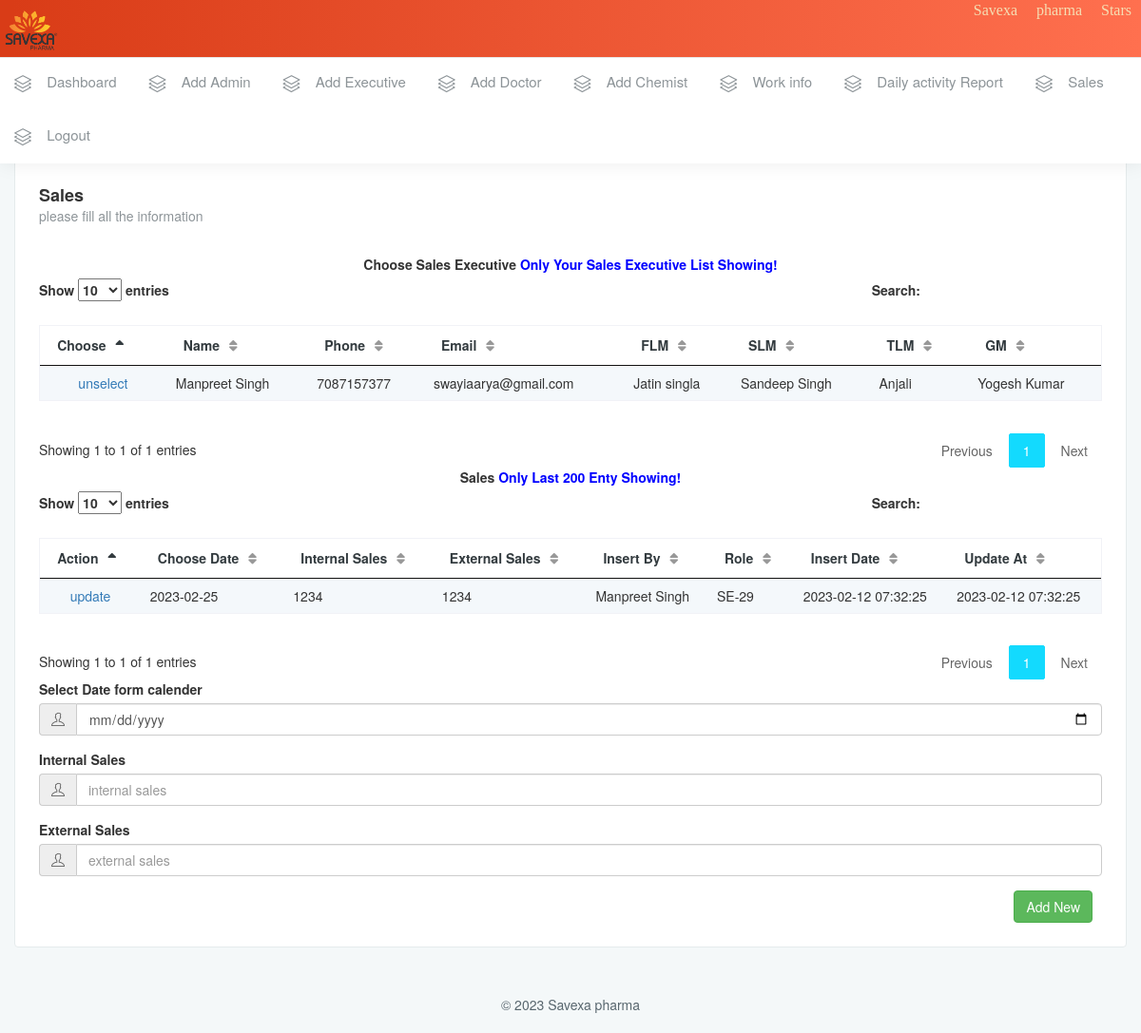
Screenshot of /sales.php?eid=29 (signed in) with the database file from the repository.
### tables this page shows
CREATE TABLE `sale_executive` (
  `eid` int(11) NOT NULL,
  `name` varchar(255) DEFAULT NULL,
  `phone` varchar(12) NOT NULL,
  `email` varchar(255) NOT NULL,
  `password` varchar(255) DEFAULT NULL,
  `status` varchar(255) DEFAULT NULL,
  `state` varchar(255) DEFAULT NULL,
  `city` varchar(255) DEFAULT NULL,
  `tlm` varchar(255) NOT NULL,
  `gm` varchar(255) DEFAULT NULL,
  `flm` varchar(255) DEFAULT NULL,
  `slm` varchar(255) DEFAULT NULL,
  `tariff_kms` varchar(255) DEFAULT NULL,
  `day_care` varchar(255) DEFAULT NULL,
  `entry_date` timestamp NOT NULL DEFAULT current_timestamp()
);

CREATE TABLE `sales` (
  `id` int(11) NOT NULL,
  `eid` varchar(255) DEFAULT NULL,
  `choosed_date` varchar(255) DEFAULT NULL,
  `internal_sales` varchar(255) DEFAULT NULL,
  `external_sales` varchar(255) DEFAULT NULL,
  `entry_date` timestamp NULL DEFAULT current_timestamp(),
  `insertby` varchar(200) NOT NULL,
  `role` varchar(200) NOT NULL,
  `update_at` timestamp NOT NULL DEFAULT current_timestamp()
);

### sales.php (the view, shortened to what the rows shown need)
<?php include "server/conn.php";
 include "./header.php";
?>
        <div class="page-wrapper">
            <div class="container-fluid">
                <div class="row">
                    <div class="col-md-12">
                        <div class="white-box">
                            <div class="row">
                                <div class="col-sm-12 col-xs-12">
                                    <form onsubmit="return addSales();"   id="addSales" method="post">
                                        <?php
                                        if (isset($_SESSION['id'])) {
                                            ?>
                                                <div class="table-responsive">
                                                    <table id="example23" class="display nowrap" cellspacing="0"
                                                        width="100%">
                                                        <thead>
                                                            <tr>
                                                                <th>Choose</th>
                                                                <th>Name</th>
                                                                <th>Phone</th>
                                                                <th>Email</th>
                                                                <th>FLM</th>
                                                                <th>SLM</th>
                                                                <th>TLM</th>
                                                                <th>GM</th>
                                                            </tr>
                                                        </thead>
                                                        <tbody>
                                                            <?php
                                                            $id = $_SESSION['id'];
                                                            $sql = "SELECT * FROM `sale_executive` WHERE (`gm`= $id or `tlm` = $id or `flm`= $id or`slm` =$id) ";
                                                            if (isset($_GET['eid'])) {
                                                                $eid = $_GET['eid'];
                                                                $sql .= "  AND eid=$eid";
                                                            } else {
                                                                $eid = "";
                                                            }
                                                            $res = mysqli_query($conn, $sql) or die("<srcipt> alert()</srcipt>");
                                                            if (mysqli_num_rows($res) > 0) {
                                                                while ($row = mysqli_fetch_assoc($res)) {
                                                                    $name = $row['name'];
                                                                    $id = $row['eid'];
                                                                    $phone = $row['phone'];
                                                                    $email = $row['email'];
                                                                    $flm = $row['flm'];
                                                                    $query = "SELECT name as flm_name   from admin WHERE id=$flm limit 1";
                                                                    $info = mysqli_query($GLOBALS['conn'], $query) or die("<script></script");
                                                                    $flm_name = mysqli_fetch_assoc($info);
                                                                    $flm_name = $flm_name['flm_name'];
                                                                    $slm = $row['slm'];
                                                                    $query = "SELECT name as slm_name   from admin WHERE id=$slm limit 1";
                                                                    $info = mysqli_query($GLOBALS['conn'], $query) or die("<script></script");
                                                                    $slm_name = mysqli_fetch_assoc($info);
                                                                    $slm_name = $slm_name['slm_name'];
                                                                    $tlm = $row['tlm'];
                                                                    $query = "SELECT name as tlm_name   from admin WHERE id=$tlm limit 1";
                                                                    $info = mysqli_query($GLOBALS['conn'], $query) or die("<script></script");
                                                                    $tlm_name = mysqli_fetch_assoc($info);
                                                                    $tlm_name = $tlm_name['tlm_name'];
                                                                    $gm = $row['gm'];
                                                                    $query = "SELECT name as gm_name   from admin WHERE id=$gm limit 1";
                                                                    $info = mysqli_query($GLOBALS['conn'], $query) or die("<script></script");
                                                                    $gm_name = mysqli_fetch_assoc($info);
                                                                    $gm_name = $gm_name['gm_name'];
                                                                    ?><tr>
                                                                                <td style="text-align:center">
                                                                                <?php if ($eid == $id) { ?>
                                                                                    <a href="sales.php">unselect</a>
                                                                                <?php } else {
                                                                                    ?>
                                                                                    <a href="sales.php?eid=<?= $id ?>">select</a>
                                                                                        <?php
                                                                                }
                                                                                ?>
                                                                                 </td>
                                                                                <td><?= $name ?></td>
                                                                                <td><?= $phone ?></td>
                                                                                <td><?= $email ?></td>
                                                                                <td><?= $flm_name ?></td>
                                                                                <td><?= $slm_name ?></td>
                                                                                <td><?= $tlm_name ?></td>
                                                                                <td><?= $gm_name ?></td>
                                                                                </tr>
                                                                                <?php
                                                                }
                                                            }
                                                            ?>
                                                        </tbody>
                                                    </table>
                                                </div>
                                        <?php } ?>
                                            <div class="table-responsive">
                                                <table id="example234" class="display nowrap" cellspacing="0"
                                                    width="100%">
                                                    <thead>
                                                        <tr>
                                                            <th>Action</th>
                                                            <th>Choose Date</th>
                                                            <th>Internal Sales</th>
                                                            <th>External Sales</th>
                                                            <th>Insert By</th>
                                                            <th>Role</th>
                                                            <th>Insert Date</th>
                                                            <th>Update At</th>
                                                        </tr>
                                                    </thead>
                                                    <tbody>
                                                        <?php
                                                        if (isset($_SESSION['eid'])) {
                                                             $eid = $_SESSION['eid'];
                                                        } else if (isset($_GET['eid'])) {
                                                            $eid = $_GET['eid'];
                                                        } else {
                                                            $eid = "";
                                                        }
                                                        if (!empty($eid)) {
                                                            $sql = "SELECT * FROM `sales` WHERE  eid=$eid";
                                                            $sid = "";
                                                            $sql .= "  order by id desc limit 200";
                                                            $res = mysqli_query($conn, $sql) or die("<srcipt> alert()</srcipt>");
                                                            if (mysqli_num_rows($res) > 0) {
                                                                while ($row = mysqli_fetch_assoc($res)) {
                                                                    ?>
                                                                             <tr>
                                                                                <td style="text-align:center">
                                                                                <?php if ($sid == $row['id']) { ?>
                                                                                    <a href="sales.php?eid=<?= $eid ?>">unselect</a>
                                                                                    <?php
                                                                                    $choosed_date = $row['choosed_date'];
                                                                                    $internal_sales = $row['internal_sales'];
                                                                                    $external_sales = $row['external_sales'];
                                                                                } else {
                                                                                    ?>
                                                                                    <a href="sales.php?eid=<?= $eid ?>&sid=<?= $row['id'] ?>">update</a>
                                                                                        <?php
                                                                                }
                                                                                ?>
                                                                                 </td>
                                                                                <td><?= $row['choosed_date'] ?></td>
                                                                                <td><?= $row['internal_sales'] ?></td>
                                                                                <td><?= $row['external_sales'] ?></td>
                                                                                <td><?= $row['insertby'] ?></td>
                                                                                <td><?= $row['role'] ?></td>
                                                                                <td><?= $row['entry_date'] ?></td>
                                                                                <td><?= $row['update_at'] ?></td>
                                                                                </tr>
                                                                                <?php
                                                                }
                                                            }
                                                        }
                                                        ?>
                                                    </tbody>
                                                </table>
                                            </div>
                                      </form>
                                </div>
                            </div>
                        </div>
                    </div>
                </div>
            </div>
        </div>
    </div>
</body>
</html>

### rows the page displays
sale_executive: shows "unselect", name "Manpreet Singh", phone "7087157377", email "swayiaarya@gmail.com", admin.name "Jatin singla", admin.name "Sandeep Singh", admin.name "Anjali", admin.name "Yogesh Kumar"
sales: choosed_date "2023-02-25", internal_sales "1234", external_sales "1234", insertby "Manpreet Singh", role "SE-29", entry_date "2023-02-12 07:32:25", update_at "2023-02-12 07:32:25"
